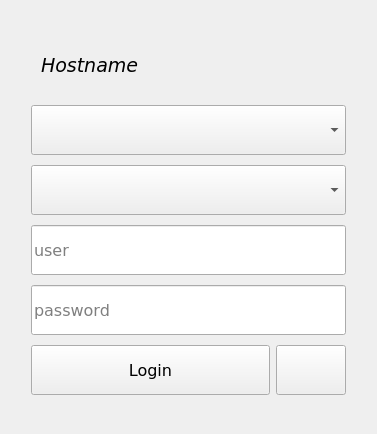
<?xml version="1.0" encoding="UTF-8"?>
<ui version="4.0">
 <class>LoginForm</class>
 <widget class="QWidget" name="LoginForm">
  <property name="geometry">
   <rect>
    <x>0</x>
    <y>0</y>
    <width>377</width>
    <height>434</height>
   </rect>
  </property>
  <property name="font">
   <font>
    <family>Andale Mono</family>
    <pointsize>12</pointsize>
   </font>
  </property>
  <property name="windowTitle">
   <string>LoginForm</string>
  </property>
  <layout class="QVBoxLayout" name="verticalLayout_2">
   <item>
    <widget class="QFrame" name="formFrame">
     <property name="sizePolicy">
      <sizepolicy hsizetype="Preferred" vsizetype="MinimumExpanding">
       <horstretch>0</horstretch>
       <verstretch>0</verstretch>
      </sizepolicy>
     </property>
     <layout class="QVBoxLayout" name="verticalLayout">
      <property name="leftMargin">
       <number>20</number>
      </property>
      <property name="topMargin">
       <number>20</number>
      </property>
      <property name="rightMargin">
       <number>20</number>
      </property>
      <property name="bottomMargin">
       <number>20</number>
      </property>
      <item>
       <layout class="QHBoxLayout" name="horizontalLayout_2">
        <item>
         <widget class="QLabel" name="hostnameLabel">
          <property name="minimumSize">
           <size>
            <width>0</width>
            <height>60</height>
           </size>
          </property>
          <property name="maximumSize">
           <size>
            <width>10000</width>
            <height>60</height>
           </size>
          </property>
          <property name="font">
           <font>
            <family>Bitstream Vera Sans</family>
            <pointsize>14</pointsize>
            <weight>50</weight>
            <italic>true</italic>
            <bold>false</bold>
           </font>
          </property>
          <property name="text">
           <string>Hostname</string>
          </property>
          <property name="alignment">
           <set>Qt::AlignLeading|Qt::AlignLeft|Qt::AlignVCenter</set>
          </property>
          <property name="margin">
           <number>0</number>
          </property>
          <property name="indent">
           <number>10</number>
          </property>
         </widget>
        </item>
        <item>
         <widget class="QLabel" name="iconLabel">
          <property name="minimumSize">
           <size>
            <width>50</width>
            <height>50</height>
           </size>
          </property>
          <property name="maximumSize">
           <size>
            <width>50</width>
            <height>50</height>
           </size>
          </property>
          <property name="text">
           <string/>
          </property>
          <property name="pixmap">
           <pixmap resource="qt-lightdm-greeter.qrc">:/resources/rqt-2.png</pixmap>
          </property>
          <property name="scaledContents">
           <bool>true</bool>
          </property>
          <property name="alignment">
           <set>Qt::AlignCenter</set>
          </property>
         </widget>
        </item>
       </layout>
      </item>
      <item>
       <widget class="QComboBox" name="sessionCombo">
        <property name="minimumSize">
         <size>
          <width>200</width>
          <height>50</height>
         </size>
        </property>
        <property name="maximumSize">
         <size>
          <width>10000</width>
          <height>50</height>
         </size>
        </property>
        <property name="font">
         <font>
          <family>Bitstream Vera Sans</family>
          <weight>50</weight>
          <bold>false</bold>
         </font>
        </property>
       </widget>
      </item>
      <item>
       <widget class="QComboBox" name="userCombo">
        <property name="minimumSize">
         <size>
          <width>200</width>
          <height>50</height>
         </size>
        </property>
        <property name="maximumSize">
         <size>
          <width>10000</width>
          <height>50</height>
         </size>
        </property>
        <property name="font">
         <font>
          <family>Bitstream Vera Sans</family>
          <weight>50</weight>
          <bold>false</bold>
         </font>
        </property>
       </widget>
      </item>
      <item>
       <widget class="QLineEdit" name="otherUserInput">
        <property name="minimumSize">
         <size>
          <width>200</width>
          <height>50</height>
         </size>
        </property>
        <property name="maximumSize">
         <size>
          <width>10000</width>
          <height>50</height>
         </size>
        </property>
        <property name="font">
         <font>
          <family>Bitstream Vera Sans</family>
          <weight>50</weight>
          <bold>false</bold>
         </font>
        </property>
        <property name="placeholderText">
         <string>user</string>
        </property>
       </widget>
      </item>
      <item>
       <widget class="QLineEdit" name="passwordInput">
        <property name="minimumSize">
         <size>
          <width>200</width>
          <height>50</height>
         </size>
        </property>
        <property name="maximumSize">
         <size>
          <width>10000</width>
          <height>50</height>
         </size>
        </property>
        <property name="font">
         <font>
          <family>Bitstream Vera Sans</family>
          <weight>50</weight>
          <bold>false</bold>
         </font>
        </property>
        <property name="echoMode">
         <enum>QLineEdit::Password</enum>
        </property>
        <property name="placeholderText">
         <string>password</string>
        </property>
       </widget>
      </item>
      <item>
       <layout class="QHBoxLayout" name="horizontalLayout">
        <item>
         <widget class="QPushButton" name="loginButton">
          <property name="minimumSize">
           <size>
            <width>0</width>
            <height>50</height>
           </size>
          </property>
          <property name="font">
           <font>
            <family>Bitstream Vera Sans</family>
            <weight>50</weight>
            <bold>false</bold>
           </font>
          </property>
          <property name="autoFillBackground">
           <bool>false</bool>
          </property>
          <property name="text">
           <string>Login</string>
          </property>
         </widget>
        </item>
        <item>
         <widget class="QPushButton" name="leaveButton">
          <property name="minimumSize">
           <size>
            <width>0</width>
            <height>50</height>
           </size>
          </property>
          <property name="maximumSize">
           <size>
            <width>70</width>
            <height>16777215</height>
           </size>
          </property>
          <property name="text">
           <string/>
          </property>
          <property name="icon">
           <iconset resource="qt-lightdm-greeter.qrc">
            <normaloff>:/resources/leaveIcon.svg</normaloff>:/resources/leaveIcon.svg</iconset>
          </property>
         </widget>
        </item>
       </layout>
      </item>
     </layout>
    </widget>
   </item>
  </layout>
 </widget>
 <resources>
  <include location="qt-lightdm-greeter.qrc"/>
 </resources>
 <connections/>
</ui>
